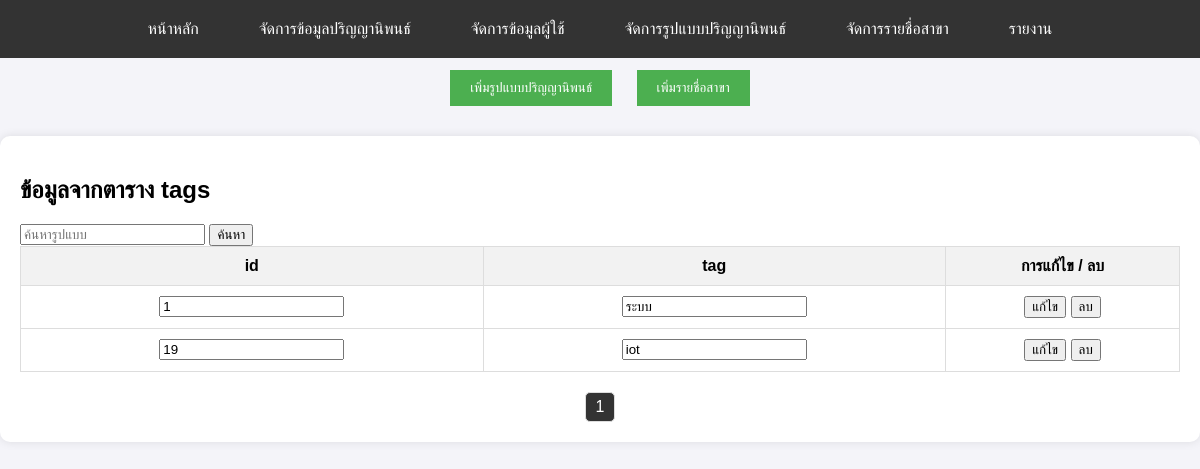
Page /admin.php?table=tags (signed in) on the committed database.
### tables this page shows
CREATE TABLE `tags` (
  `id` int(11) NOT NULL,
  `tag` varchar(255) NOT NULL
);

### admin.php (the view, shortened to what this page needs)
<?php
require_once 'config.php';
$records_per_page = 20;
$page = isset($_GET['page']) && is_numeric($_GET['page']) ? (int)$_GET['page'] : 1;
$offset = ($page - 1) * $records_per_page;
$table = isset($_GET['table']) ? $_GET['table'] : null;
if ($table) {
    $excluded_columns = [];
    try {
        $columns_query = "DESCRIBE $table";
        $columns = $pdo->query($columns_query)->fetchAll(PDO::FETCH_ASSOC);
        $select_columns = array_filter($columns, function ($column) use ($excluded_columns) {
            return !in_array($column['Field'], $excluded_columns);
        });
        $select_columns_list = implode(', ', array_column($select_columns, 'Field'));
        $total_records = $pdo->query("SELECT COUNT(*) FROM $table")->fetchColumn();
$rows_query = "SELECT $select_columns_list FROM $table";
$rows_query .= " ORDER BY id LIMIT :offset, :records_per_page";
        $stmt = $pdo->prepare($rows_query);
        $stmt->bindValue(':offset', $offset, PDO::PARAM_INT);
        $stmt->bindValue(':records_per_page', $records_per_page, PDO::PARAM_INT);
        try {
            $stmt->execute();
            $rows = $stmt->fetchAll(PDO::FETCH_ASSOC);
        } catch (PDOException $e) {
            echo 'Database error: ' . $e->getMessage();
        }
    } catch (PDOException $e) {
        echo 'Database error: ' . $e->getMessage();
    }
}
?>
<!DOCTYPE html>
<html lang="th">
<head>
    <link rel="stylesheet" href="styles.css">
</head>
<body>
    <div class="container">
        <div class="navbar">
            <a href="index.php">หน้าหลัก</a>
            <a href="thesesmanage.php">จัดการข้อมูลปริญญานิพนธ์</a>
            <a href="usermanage.php">จัดการข้อมูลผู้ใช้</a>
            <a href="?table=tags">จัดการรูปแบบปริญญานิพนธ์</a>
            <a href="?table=faculty">จัดการรายชื่อสาขา</a>
            <a href="#" id="reportBtn">รายงาน</a>
        </div>
        <div class="admin-actions">
    <button id="addTagBtn">เพิ่มรูปแบบปริญญานิพนธ์</button>
    <button id="addFacultyBtn">เพิ่มรายชื่อสาขา</button>
</div>
        <div class="main-panel">
            <?php if (isset($rows)): ?>
                <h2>ข้อมูลจากตาราง <?php echo htmlspecialchars($table); ?></h2>
                <form method="GET" action="admin.php">
    <?php if ($table == 'tags') : ?>
        <input type="text" name="search_tag" placeholder="ค้นหารูปแบบ" value="<?php echo isset($_GET['search_tag']) ? htmlspecialchars($_GET['search_tag']) : ''; ?>">
    <?php elseif ($table == 'faculty') : ?>
        <input type="text" name="search_faculty" placeholder="ค้นหารายชื่อสาขา" value="<?php echo isset($_GET['search_faculty']) ? htmlspecialchars($_GET['search_faculty']) : ''; ?>">
    <?php endif; ?>
    <input type="submit" value="ค้นหา">
</form>
                <table>
                <thead>
    <tr>
        <?php foreach ($columns as $column): ?>
            <?php if (!in_array($column['Field'], $excluded_columns)): ?>
                <th><?php echo htmlspecialchars($column['Field']); ?></th>
            <?php endif; ?>
        <?php endforeach; ?>
        <th>การแก้ไข / ลบ</th>
    </tr>
</thead>
<tbody>
<?php foreach ($rows as $row): ?>
    <tr>
    <form method="POST" action="">
    <?php foreach ($row as $key => $cell): ?>
        <?php if (!in_array($key, $excluded_columns)): ?>
            <td>
                <input type="text" name="<?php echo htmlspecialchars($key); ?>" value="<?php echo htmlspecialchars($cell); ?>">
            </td>
        <?php endif; ?>
    <?php endforeach; ?>
    <td>
        <input type="submit" name="update" value="แก้ไข" onclick="return confirm('คุณแน่ใจใช้ไหมที่จะแก้ไขข้อมูลนี้');">
        <input type="submit" name="delete" value="ลบ" onclick="return confirm('คุณแน่ใจใช่ไหมที่จะลบข้อมูลนี้');">
    </td>
</form>
    </tr>
<?php endforeach; ?>
</tbody>
                </table>
                <div class="pagination">
    <?php
    $total_pages = ceil($total_records / $records_per_page);
    $range = 3;
    for ($i = max(1, $page - $range); $i <= min($total_pages, $page + $range); $i++) {
        echo '<a href="?table=' . htmlspecialchars($table) . '&page=' . $i . '" class="' . ($page == $i ? 'active' : '') . '">' . $i . '</a>';
    }
    ?>
</div>
            <?php else: ?>
                <p>เลือกเมนูที่ต้องการใช้งานได้ที่ด้านบน</p>
            <?php endif; ?>
        </div>
    </div>
</body>
</html>

### styles.css (style rules this page uses)
body { font-family: Arial, sans-serif; background-color: #f4f4f4; margin: 0; padding: 0; min-height: 100vh; display: flex; flex-direction: column; }

### admin.php (style rules this page uses)
body { font-family: Arial, sans-serif; margin: 0; padding: 0; background-color: #f4f4f9; }
.navbar { position: fixed; top: 0; width: 100%; display: flex; justify-content: center; background-color: #333; padding: 10px 0; z-index: 1000; }
.navbar a { color: white; text-decoration: none; padding: 10px 20px; margin: 0 10px; border-radius: 5px; transition: background-color 0.3s; }
.container { display: flex; flex-direction: column; align-items: center; padding-top: 60px; width: 100%; box-sizing: border-box; }
.main-panel { width: 100%; max-width: 1800px; background: white; padding: 20px; margin-top: 20px; border-radius: 10px; box-shadow: 0 0 10px rgba(0, 0, 0, 0.1); overflow-x: auto; overflow-y: hidden; box-sizing: border-box; }
h2 { font-size: 1.5em; margin-bottom: 20px; }
table { width: 100%; border-collapse: collapse; }
table, th, td { border: 1px solid #ddd; }
th, td { padding: 10px; text-align: center; }
th { background-color: #f2f2f2; }
.pagination { display: flex; justify-content: center; margin-top: 20px; }
.pagination a { margin: 0 5px; padding: 5px 10px; text-decoration: none; border: 1px solid #ddd; color: #333; border-radius: 5px; }
.pagination a.active { background-color: #333; color: white; }
.admin-actions button { padding: 10px 20px; margin: 10px; background-color: #4CAF50; color: white; border: none; cursor: pointer; }

### rows in the picture
tags: id "1", tag "ระบบ"
tags: id "19", tag "iot"

### other values in the picture
$table "tags"
$column['Field'] "id"
$column['Field'] "tag"
